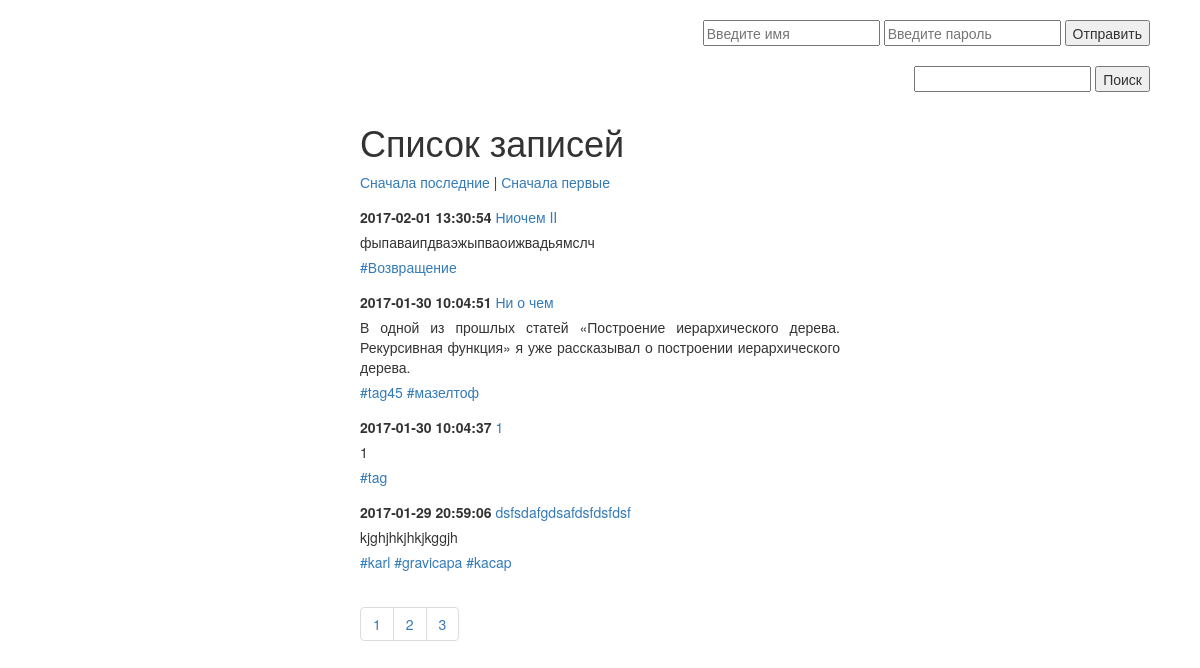
The app's page /, older data.
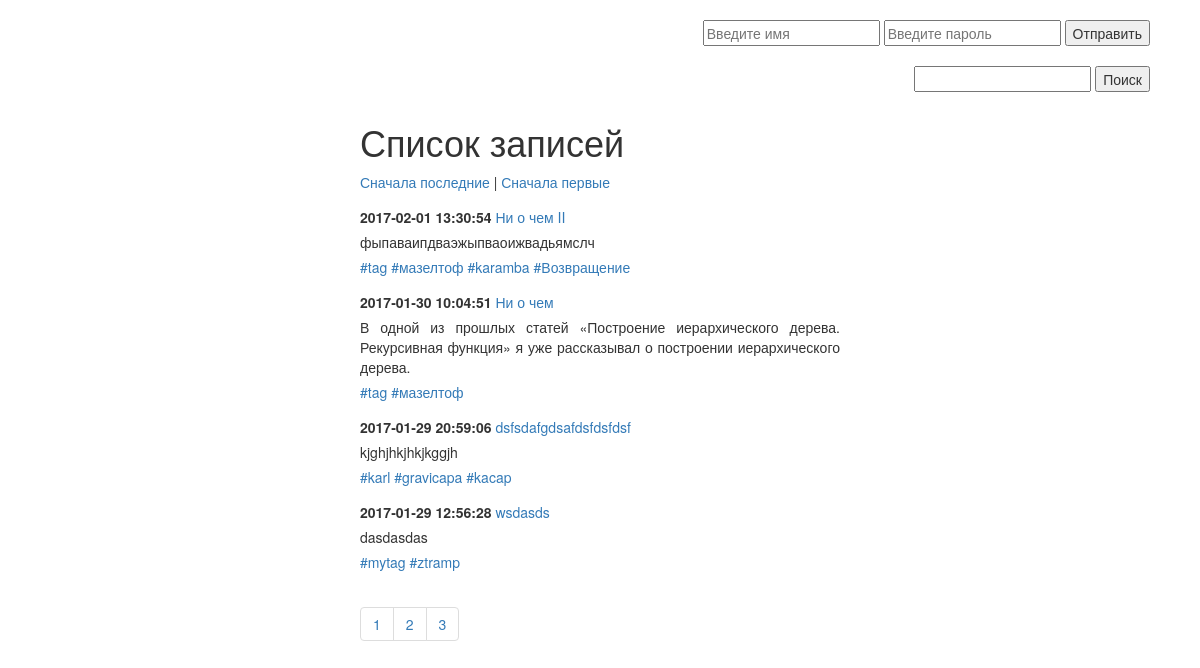
The same page, newer data.
### tables this page shows
CREATE TABLE `post` (
  `post_id` bigint(20) unsigned NOT NULL AUTO_INCREMENT,
  `post_title` varchar(255) DEFAULT NULL,
  `post_min_text` text,
  `post_text` text,
  `post_create_datetime` timestamp NULL DEFAULT NULL,
  `post_update_datetime` timestamp NOT NULL DEFAULT CURRENT_TIMESTAMP ON UPDATE CURRENT_TIMESTAMP,
  UNIQUE KEY `post_id` (`post_id`)
);

### include/pagination.php (the view, shortened to what this page needs)
<?php
require_once '/var/www/html/blog/include/db.php';
$items    = array();
$html     = NULL;
$limit    = 4;
$start    = isset($_GET['page'])   ? intval( $_GET['page'] )   : 0 ;
if ($_GET['sort'] == "new") {
	$sql = $link->query("SELECT post.* , group_concat(tag.tag_title) as tags FROM post LEFT JOIN post_to_tag USING (post_id) LEFT JOIN tag USING (tag_id) group by post.post_id  LIMIT $start,$limit ");
} else $sql = $link->query("SELECT post.* , group_concat(tag.tag_title) as tags FROM post LEFT JOIN post_to_tag USING (post_id) LEFT JOIN tag USING (tag_id) group by post.post_id DESC LIMIT $start,$limit ");
$res_select = $sql->fetchAll(PDO::FETCH_ASSOC);
if( is_array($items) ) {
    for($i=0;$i<count($res_select);$i++) { ?>
        	<div class="note">
				<p>
					<span class="date"><?=$res_select[$i]['post_create_datetime'];?></span>
					<a href="include/note.php?id=<?=$res_select[$i]['post_id']?>"><?=$res_select[$i]['post_title'];?></a>
				</p>
				<p>
					<?=$res_select[$i]['post_min_text'];?>
				</p>
				<?php if ($res_select[$i]['tags']) {
					     $value['tags'] = explode(',', $res_select[$i]['tags']);
					     foreach ($value['tags'] as $tag) {
					     	    ?>
                                  <span class="print_tag">
                                        <a href='include/posttotag.php?tag=<?=$tag?>'><?="#".$tag?></a>
                                  </span>
					     <?php  } ?>
				<?php } ?>
			</div>
     <?php
    }
}
$sql_count = $link ->query("SELECT COUNT(post_id) AS count FROM post");
$allItems_count = $sql_count->fetch(PDO::FETCH_OBJ)->count;
$pageCount = ceil( $allItems_count / $limit);
for( $i = 0; $i < $pageCount; $i++ ) {
    $html .= '<li><a href="index.php?page=' . ($i * $limit)  . '">' . ($i + 1)  . '</a></li>';
}
echo '<ul class="pagination">' . $html . '</ul>';

Row changes from the older to the newer data that the page shows:
removed post: post_create_datetime "2017-01-30 10:04:37", post_title "1", post_min_text "1", tag "tag"
changed post "фыпаваипдваэжыпваоижвадьямслч": post_title "Ниочем II" → "Ни о чем II"
now on this page (row unchanged): post: post_create_datetime "2017-01-29 12:56:28", post_title "wsdasds", post_min_text "dasdasdas", tag "mytag", tag "ztramp"
Text that changed along with them:
new list line: "# tag"
new list line: "# мазелтоф"
new list line: "# karamba"
list line gone: "# tag45"
